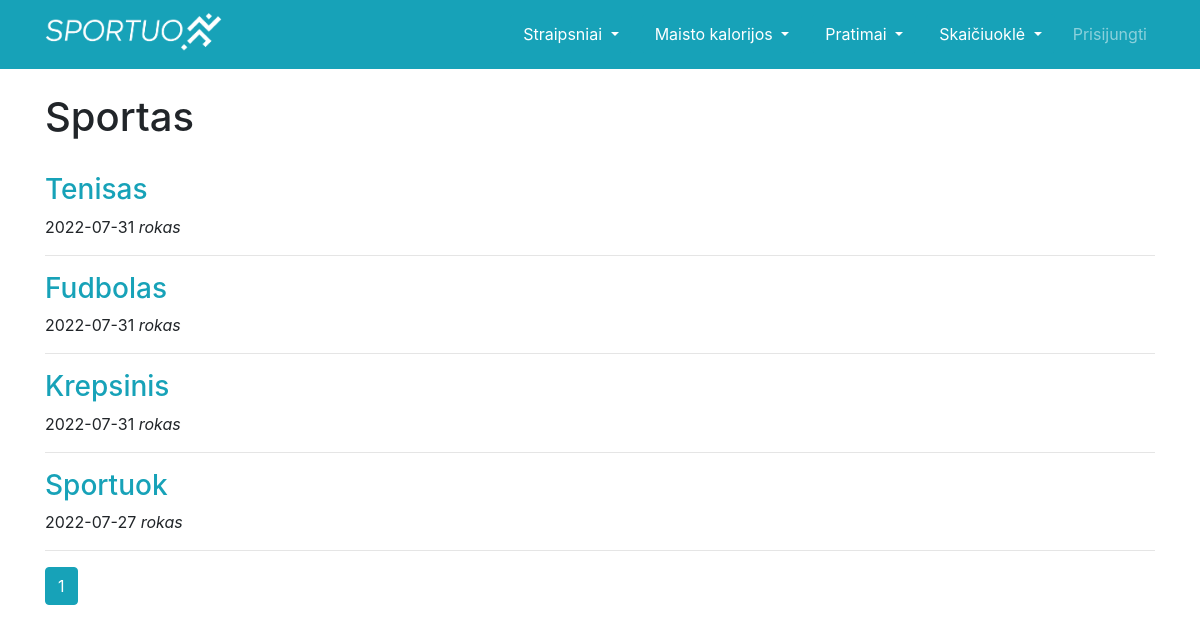
Page /straipsniai_sportas on the earlier database version.
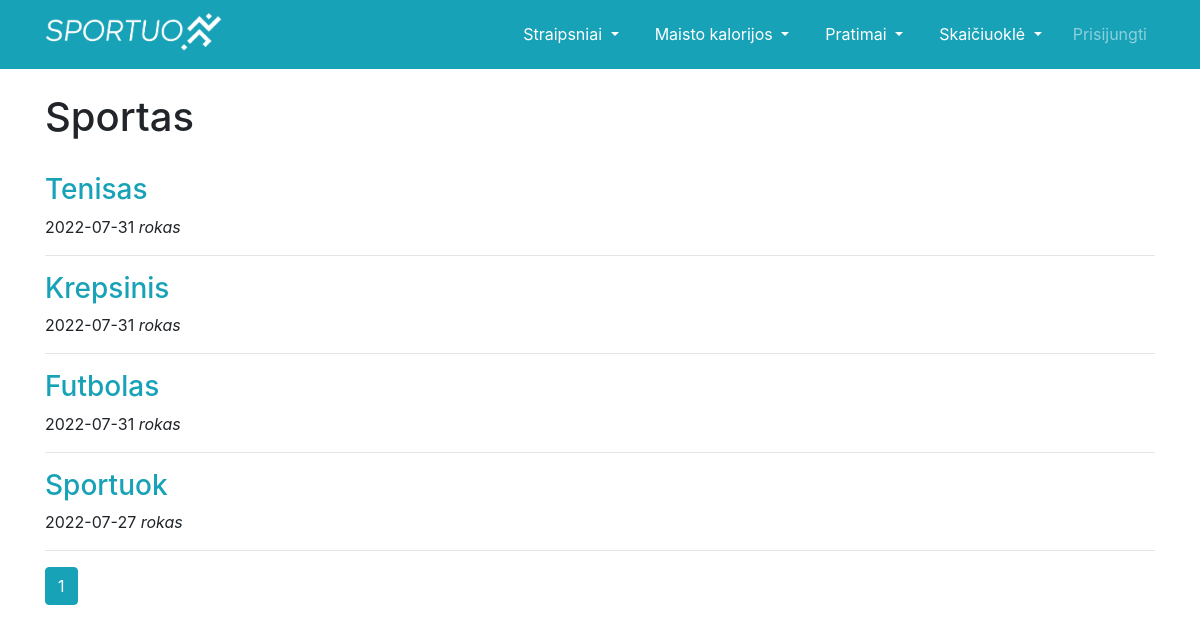
Same page on the later database version.
### app.py (models this page shows, shortened)
class Straipsnis(db.Model):
    __tablename__ = "straipsnis"
    id = db.Column(db.Integer, primary_key=True)
    vardas = db.Column("Vardas", db.String(), nullable=False)
    pavadinimas = db.Column("Pavadinimas", db.String(), nullable=False)
    tema = db.Column("Tema", db.String(), nullable=False)
    data = db.Column("Data", db.DateTime(), nullable=False, default=datetime.today())
    tekstas = db.Column("Tekstas", db.String(), nullable=False)

### app.py (the view)
@app.route('/straipsniai_sportas')
def straipsniai_sportas():
    page = request.args.get('page', 1, type=int)
    data = Straipsnis.query.filter_by(tema="Sportas").order_by(Straipsnis.data.desc()).paginate(page=page, per_page=9)
    return render_template('straipsniai_sportas.html', data=data, datetime=datetime)

### templates/straipsniai_sportas.html
{% extends "base.html" %}
{% block content %}
<h1>Sportas</h1>
<br>
{% for x in data.items %}
<h3><a href="{{ url_for('straipsnis',tema=x.tema, pavadinimas=x.pavadinimas, id=x.id) }}"
class="text-info">{{ x.pavadinimas.capitalize() }}</a></h3>
<p>{{ datetime.strftime(x.data, "%Y-%m-%d")}} <i>{{ x.vardas }}</i></p>
<hr>
{% endfor %}
{% for page_num in data.iter_pages(left_edge=1, right_edge=1, left_current=1, right_current=2) %}
  {% if page_num %}
    {% if data.page == page_num %}
      <a class="btn btn-info mb-4" href="{{ url_for('straipsniai_sportas', page=page_num) }}">{{ page_num }}</a>
    {% else %}
      <a class="btn btn-outline-info mb-4" href="{{ url_for('straipsniai_sportas', page=page_num) }}">{{ page_num }}</a>
    {% endif %}
  {% else %}
    ...
  {% endif %}
{% endfor %}
{% endblock %}

### templates/base.html (shortened to what this page needs)
<!DOCTYPE html>
<html lang="en">
<head>
    <link rel="stylesheet" href="https://stackpath.bootstrapcdn.com/bootstrap/4.3.1/css/bootstrap.min.css"
>
    <link rel="stylesheet" href="{{ url_for('static', filename='css/style.css') }}">
</head>
<body>
    <nav class="navbar navbar-expand-lg navbar-dark bg-info static-top">
        <div class="container">
            <a class="navbar-brand" href="/" ><img src="/static/photos/base/logo.png" alt="HTML tutorial" style="width: 190px"></a>
            <div class="collapse navbar-collapse" id="navbarResponsive">
                <ul class="navbar-nav ml-auto" style="gap: 10px">
                    <div class="btn-group">
                      <button type="button" class="btn btn-info dropdown-toggle" data-toggle="dropdown" aria-haspopup="true" aria-expanded="false">
                        Straipsniai
                      </button>
                    </div>
                    <div class="btn-group">
                      <button type="button" class="btn btn-info dropdown-toggle" data-toggle="dropdown" aria-haspopup="true" aria-expanded="false">
                        Maisto kalorijos
                      </button>
                    </div>
                    <div class="btn-group">
                      <button type="button" class="btn btn-info dropdown-toggle" data-toggle="dropdown" aria-haspopup="true" aria-expanded="false">
                        Pratimai
                      </button>
                    </div>
                    <div class="btn-group">
                      <button type="button" class="btn btn-info dropdown-toggle" data-toggle="dropdown" aria-haspopup="true" aria-expanded="false">
                        Skaičiuoklė
                      </button>
                    </div>
                    {% if current_user.is_authenticated %}
                    <li class="nav-item">
                        <a class="nav-link active" href="/issukis">Iššūkis!</a>
                    </li>
                    <li class="nav-item">
                        <a class="nav-link" href="/atsijungti">Atsijungti</a>
                    </li>
                    {% else %}
                    <li class="nav-item">
                        <a class="nav-link" href="/prisijungti">Prisijungti</a>
                    </li>
                    {% endif %}
                </ul>
            </div>
        </div>
    </nav>
    <body>
        <div class="container">
            <br>
            {% block content %}
            {% endblock %}
        </div>
    </body>
</body>
</html>

### static/css/style.css (style rules this page uses)
body, html { height: 100%; }
* { box-sizing: border-box; }

Differences in the rows shown:
shown differently, row unchanged: Straipsnis "Krepsinis": moves up the list
changed Straipsnis: pavadinimas "Fudbolas" → "Futbolas"
